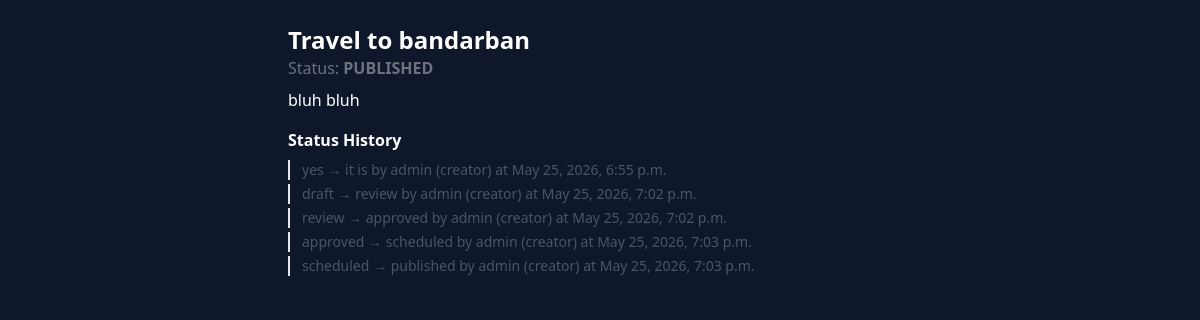
The page /workflow/1/ (signed in) on the database its author committed.
### apps/workflow/models.py (models this page shows, shortened)
class Content(models.Model):
    class Status(models.TextChoices):
        DRAFT = 'draft', 'Draft'
        REVIEW = 'review', 'In Review'
        APPROVED = 'approved', 'Approved'
        SCHEDULED = 'scheduled', 'Scheduled'
        PUBLISHED = 'published', 'Published'
    title = models.CharField(max_length=300)
    body = models.TextField(blank=True)
    creator = models.ForeignKey(settings.AUTH_USER_MODEL, on_delete=models.CASCADE, related_name='contents')
    campaign = models.ForeignKey(Campaign, on_delete=models.SET_NULL, null=True, blank=True, related_name='contents')
    platform = models.ForeignKey(Platform, on_delete=models.SET_NULL, null=True, blank=True)
    status = models.CharField(max_length=20, choices=Status.choices, default=Status.DRAFT)
    scheduled_at = models.DateTimeField(null=True, blank=True)
    created_at = models.DateTimeField(auto_now_add=True)
    updated_at = models.DateTimeField(auto_now=True)

class ContentStatus(models.Model):
    content = models.ForeignKey(Content, on_delete=models.CASCADE, related_name='status_history')
    changed_by = models.ForeignKey(settings.AUTH_USER_MODEL, on_delete=models.SET_NULL, null=True)
    from_status = models.CharField(max_length=20, blank=True)
    to_status = models.CharField(max_length=20)
    note = models.TextField(blank=True)
    changed_at = models.DateTimeField(auto_now_add=True)

### apps/users/models.py (models this page shows, shortened)
class User(AbstractUser):
    ROLE_CHOICES = [
        ('admin', 'Admin'),
        ('creator', 'Creator'),
        ('reviewer', 'Reviewer'),
    ]
    role = models.CharField(max_length=20, choices=ROLE_CHOICES, default='creator')
    bio = models.TextField(blank=True)
    avatar = models.ImageField(upload_to='avatars/', blank=True, null=True)
    def __str__(self):
        return f"{self.username} ({self.role})"

### apps/workflow/views.py (the view)
# urls.py: path('<int:pk>/', views.content_detail, name='content_detail'),
@login_required
def content_detail(request, pk):
    content = get_object_or_404(Content, pk=pk)
    history = content.status_history.order_by('changed_at')
    return render(request, 'workflow/content_detail.html', {'content': content, 'history': history})

### apps/workflow/templates/workflow/content_detail.html
{% extends "base.html" %}
{% block content %}
<div class="p-6 max-w-2xl mx-auto">
  <h1 class="text-2xl font-bold">{{ content.title }}</h1>
  <p class="text-gray-500 mb-2">Status: <strong>{{ content.status|upper }}</strong></p>
  <p class="mb-4">{{ content.body }}</p>
  <h2 class="font-semibold mb-2">Status History</h2>
  {% for h in history %}
  <div class="text-sm text-gray-600 border-l-2 pl-3 mb-1">
    {{ h.from_status|default:"—" }} → {{ h.to_status }} by {{ h.changed_by }} at {{ h.changed_at }}
  </div>
  {% endfor %}
</div>
{% endblock %}

### templates/base.html (shortened to what this page needs)
<!DOCTYPE html>
<html lang="en">
<head>
    <script src="https://cdn.tailwindcss.com"></script>
</head>
<body class="bg-dark text-white min-h-screen">
    {% block content %}{% endblock %}
</body>
</html>

### rows shown on the page
Content: title "Travel to bandarban", status "PUBLISHED", body "bluh bluh"
ContentStatus: from_status "yes", to_status "it is", changed_by "admin (creator)", changed_at "May 25, 2026, 6:55 p.m."
ContentStatus: from_status "draft", to_status "review", changed_by "admin (creator)", changed_at "May 25, 2026, 7:02 p.m."
ContentStatus: from_status "review", to_status "approved", changed_by "admin (creator)", changed_at "May 25, 2026, 7:02 p.m."
ContentStatus: from_status "approved", to_status "scheduled", changed_by "admin (creator)", changed_at "May 25, 2026, 7:03 p.m."
ContentStatus: from_status "scheduled", to_status "published", changed_by "admin (creator)", changed_at "May 25, 2026, 7:03 p.m."
